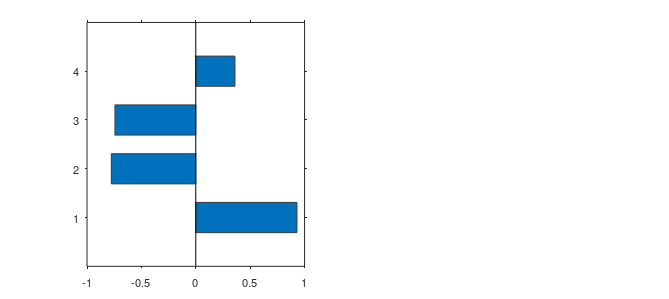

MATLAB code to generate this figure: (Note: this script raises an error after producing the figure.)
% make_figure.m
% -------------------------------------------------------------------------
% Drivers of historical disaster counts across six districts (A-F).
%
% The figure answers two questions:
%   (a) which measured factor is most strongly correlated with the
%       historical disaster count, and
%   (b) how similar the six districts are to one another.
%
% Panel (a): signed Pearson correlation of each factor with the disaster
%            count, sorted by |r|.
% Panel (b): district-by-attribute heatmap of standardized (z-scored)
%            values; districts are ordered by spectral seriation of their
%            pairwise distances so that similar districts sit together.
%
% Everything is computed from the tabulated numbers below. The script is
% deterministic, needs no network and no manual steps, and runs headlessly:
%
%     matlab -batch "run('make_figure.m')"
%
% It writes figure.png and figure.pdf next to this file.
% -------------------------------------------------------------------------

clear; close all; clc;

% --- locate output directory (the folder holding this script) -------------
scriptPath = mfilename('fullpath');
if isempty(scriptPath)
    outdir = pwd;
else
    outdir = fileparts(scriptPath);
end
if ~exist(outdir, 'dir')
    mkdir(outdir);
end

% --- data -----------------------------------------------------------------
district = {'A','B','C','D','E','F'};
pop   = [ 820;  640;  610; 1210;  990; 1750];   % people / km^2
slope = [ 3.2; 11.5;  2.4; 14.8;  7.1;  5.0];   % degrees
veg   = [0.61; 0.58; 0.72; 0.41; 0.49; 0.55];   % fraction of area
dis   = [  12;   31;    8;   38;   16;   24];   % historical disaster count
infra = [  74;   72;   81;   55;   66;   70];   % index, 0-100

X = [pop, slope, veg, dis, infra];              % 6 x 5
attrNames = {'Population density', 'Mean slope', 'Vegetation cover', ...
             'Disaster count', 'Infrastructure index'};
predNames = {'Population density', 'Mean slope', 'Vegetation cover', ...
             'Infrastructure index'};
n = size(X, 1);
np = numel(predNames);

% --- Pearson correlation of every factor with the disaster count ----------
% Column layout of X: 1 population, 2 slope, 3 vegetation, 4 disaster, 5 infra
predCols = [1 2 3 5];
disCol   = 4;
xc = X(:, predCols) - mean(X(:, predCols), 1);  % 6 x 4
dc = X(:, disCol)   - mean(X(:, disCol));       % 6 x 1
r  = sum(xc .* dc, 1) ./ (sqrt(sum(xc.^2, 1)) .* sqrt(sum(dc.^2)));  % 1 x 4
r  = r(:);                                      % 4 x 1

[rSorted, ixSort] = sort(abs(r), 'descend');
rSorted = r(ixSort);
namesSorted = predNames(ixSort);

% --- standardized attribute matrix ---------------------------------------
Z = (X - mean(X, 1)) ./ std(X, 0, 1);           % 6 x 5, z-scores

% --- order districts by similarity (spectral seriation) -------------------
D = zeros(n, n);
for i = 1:n
    for j = 1:n
        D(i, j) = sqrt(sum((Z(i, :) - Z(j, :)).^2));
    end
end
A = max(D(:)) - D;                              % distance -> similarity
A(1:n+1:end) = 0;                               % zero the diagonal
Ldeg = sum(A, 2);
L = diag(Ldeg) - A;                             % graph Laplacian
[V, Ev] = eig(L);
[~, eigOrder] = sort(diag(Ev));
fiedler = V(:, eigOrder(2));                    % 2nd-smallest eigenvector
[~, serOrder] = sort(fiedler);
Zord = Z(serOrder, :);
distOrder = district(serOrder);

% =========================================================================
% figure
% =========================================================================
set(groot, 'defaultAxesFontName', 'Helvetica', ...
           'defaultTextFontName', 'Helvetica', ...
           'defaultAxesFontSize', 8, ...
           'defaultAxesTickDir', 'out', ...
           'defaultAxesColor', 'white');
set(groot, 'defaultFigureColor', 'white');

colPos = [0.79 0.19 0.21];      % warm  (positive correlation)
colNeg = [0.13 0.40 0.67];      % cool  (negative correlation)
colEdge = [0.25 0.25 0.25];

fig = figure('Units', 'centimeters', 'Position', [2 2 17 7.6], ...
             'Color', 'white', 'PaperPositionMode', 'auto');

% --------------------------------------------------------------- panel (a)
ax1 = subplot(1, 2, 1);
b = barh(1:np, rSorted, 0.62, 'EdgeColor', colEdge, 'LineWidth', 0.5);
b.FaceColor = 'flat';
for k = 1:np
    if rSorted(k) >= 0
        b.CData(k, :) = colPos;
    else
        b.CData(k, :) = colNeg;
    end
end
set(ax1, 'YDir', 'reverse', 'YTick', 1:np, 'YTickLabel', namesSorted, ...
    'YLim', [0.4, np + 0.6], 'XLim', [-1 1], 'Box', 'off', ...
    'XGrid', 'on', 'GridColor', [0.85 0.85 0.85], 'GridAlpha', 1);
xline(0, 'Color', [0.35 0.35 0.35], 'LineWidth', 0.6);
for k = 1:np
    if rSorted(k) >= 0
        tx = rSorted(k) + 0.03; ha = 'left';
    else
        tx = rSorted(k) - 0.03; ha = 'right';
    end
    text(tx, k, sprintf('%+0.2f', rSorted(k)), ...
        'HorizontalAlignment', ha, 'VerticalAlignment', 'middle', ...
        'FontSize', 8, 'Color', [0.15 0.15 0.15]);
end
xlabel('Pearson correlation with disaster count, r');
title('(a) Factor correlation with disaster count', 'FontWeight', 'normal');

% --------------------------------------------------------------- panel (b)
ax2 = subplot(1, 2, 2);
lim = max(abs(Zord(:))) * 1.02;
imagesc(ax2, Zord);
set(ax2, 'XTick', 1:numel(attrNames), 'XTickLabel', attrNames, ...
    'YTick', 1:n, 'YTickLabel', distOrder, 'Box', 'on', ...
    'LineWidth', 0.5, 'TickLength', [0 0], 'XColor', colEdge, ...
    'YColor', colEdge);
xtickangle(ax2, 30);
caxis(ax2, [-lim, lim]);

% diverging blue-white-red colormap
ncol = 256;
ctrl = [colNeg; 1 1 1; colPos];
cmap = interp1([0 0.5 1], ctrl, linspace(0, 1, ncol));
colormap(ax2, cmap);
cb = colorbar(ax2);
cb.Label.String = 'standardized value (z-score)';
cb.Label.FontSize = 8;
cb.TickDirection = 'out';

% annotate cell values
for i = 1:n
    for j = 1:numel(attrNames)
        v = Zord(i, j);
        if abs(v) > 0.58 * lim
            tc = [1 1 1];
        else
            tc = [0.15 0.15 0.15];
        end
        text(ax2, j, i, sprintf('%0.2f', v), 'HorizontalAlignment', 'center', ...
            'VerticalAlignment', 'middle', 'FontSize', 7.5, 'Color', tc);
    end
end
title('(b) District similarity: standardized attribute profiles', ...
    'FontWeight', 'normal');

% --------------------------------------------------------------- export
pngPath = fullfile(outdir, 'figure.png');
pdfPath = fullfile(outdir, 'figure.pdf');
set(fig, 'InvertHardcopy', 'off');
if exist('exportgraphics', 'file') == 2
    exportgraphics(fig, pngPath, 'Resolution', 600);
    exportgraphics(fig, pdfPath, 'ContentType', 'vector');
else
    print(fig, pngPath, '-dpng', '-r600');
    print(fig, pdfPath, '-dpdf', '-painters');
end

% --- console summary (useful for the caption / for verification) ----------
fprintf('Correlation with disaster count (sorted by |r|):\n');
for k = 1:np
    fprintf('  %-22s r = %+0.3f\n', namesSorted{k}, rSorted(k));
end
fprintf(['District similarity order: %s\n'], strjoin(distOrder, ', '));
fprintf('Wrote %s and %s\n', pngPath, pdfPath);
